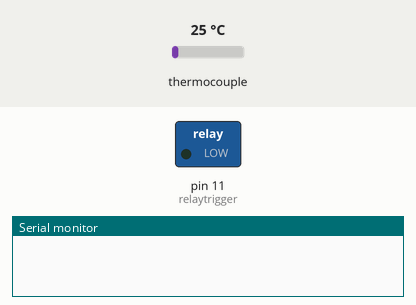
This sketch was run on a simulated Arduino Uno, built with avr-gcc and run on an emulated ATmega328P. On the bench: switched loads named in the sketch (green lamp = pin HIGH), the last lines printed to the serial monitor. The test bench sets the inputs (shaded band); at power-on: thermocouple 25 °C. Pins used as bus, display or sensor lines are not drawn.

Above: at 0.1 s.
At 0.6 s:
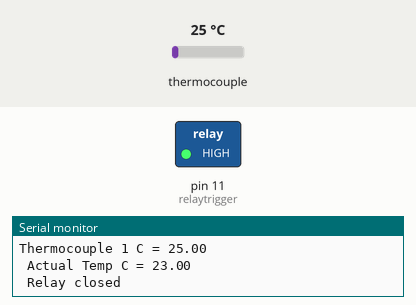
Timing chart, 0 to 2.1 s (numbered marks = the images above):
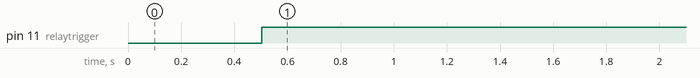

The sketch:

heat_tape_control.ino
```cpp
//Purpose of this code is to control the temperature of the heating tape with
// the aid of a K-type thermocouple.

#include "max6675.h"

//Defining variables
float actualtemp = 0;
float thermocouple1offset = 2; //+2 deg. C offset
float templimit = 450;

//Relay Pin Definitions
int relaytrigger = 11;

//Thermocouple 1 Pin Definitions
int thermoDO1 = 3;            // SO pin on HW-550 board
int thermoCS1 = 4;            // CS pin (PWM)
int thermoCLK1 = 5;           // SCK pin (PWM)
int vccPin1 = 6;              // choose pin for vcc
int gndPin1 = 7;              // choose pin for gnd

MAX6675 thermocouple1(thermoCLK1, thermoCS1, thermoDO1);      //defining MAX6675


void setup() {
  Serial.begin(9600);
  // For Relay
  pinMode(relaytrigger, OUTPUT);

  // For thermocouple
  pinMode(vccPin1, OUTPUT); digitalWrite(vccPin1, HIGH); //set pin as a 5V vcc
  pinMode(gndPin1, OUTPUT); digitalWrite(gndPin1, LOW);  //set pin as a gnd

    // wait for MAX chip to stabilize
  delay(500);
}

void loop() {
  // basic readout test, just print the current temp

   Serial.print("Thermocouple 1 C = ");
   Serial.println(thermocouple1.readCelsius());
   actualtemp = (thermocouple1.readCelsius()) - thermocouple1offset;
   Serial.print("\n Actual Temp C = ");
   Serial.println(actualtemp);
   if (actualtemp < templimit) //Temperature Comparison
   {
        digitalWrite(relaytrigger,HIGH);           // Turns ON Relay
        Serial.println("\n Relay closed");
   }
   else
   {
       digitalWrite(relaytrigger,LOW);           // Turns OFF Relay
       Serial.println("\n Relay open");
   }


   delay(500);
}
```

Measured:
- by itself, pin 11 (relaytrigger): LOW → HIGH at 0.50 s
